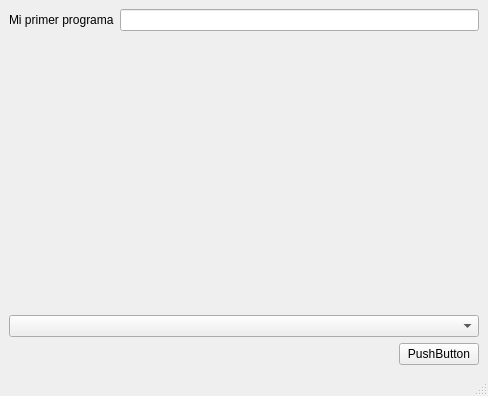
<?xml version="1.0" encoding="UTF-8"?>
<ui version="4.0">
 <class>MainWindow</class>
 <widget class="QMainWindow" name="MainWindow">
  <property name="geometry">
   <rect>
    <x>0</x>
    <y>0</y>
    <width>488</width>
    <height>396</height>
   </rect>
  </property>
  <property name="windowTitle">
   <string>MainWindow</string>
  </property>
  <widget class="QWidget" name="centralwidget">
   <layout class="QGridLayout" name="gridLayout">
    <item row="0" column="0">
     <layout class="QVBoxLayout" name="verticalLayout">
      <item>
       <layout class="QHBoxLayout" name="horizontalLayout">
        <item>
         <widget class="QLabel" name="label">
          <property name="text">
           <string>Mi primer programa</string>
          </property>
         </widget>
        </item>
        <item>
         <widget class="QLineEdit" name="lineEdit"/>
        </item>
       </layout>
      </item>
      <item>
       <spacer name="verticalSpacer">
        <property name="orientation">
         <enum>Qt::Vertical</enum>
        </property>
        <property name="sizeHint" stdset="0">
         <size>
          <width>20</width>
          <height>40</height>
         </size>
        </property>
       </spacer>
      </item>
      <item>
       <widget class="QComboBox" name="comboBox"/>
      </item>
      <item>
       <layout class="QHBoxLayout" name="horizontalLayout_2">
        <item>
         <spacer name="horizontalSpacer">
          <property name="orientation">
           <enum>Qt::Horizontal</enum>
          </property>
          <property name="sizeHint" stdset="0">
           <size>
            <width>40</width>
            <height>20</height>
           </size>
          </property>
         </spacer>
        </item>
        <item>
         <widget class="QPushButton" name="pushButton">
          <property name="text">
           <string>PushButton</string>
          </property>
         </widget>
        </item>
       </layout>
      </item>
     </layout>
    </item>
   </layout>
  </widget>
  <widget class="QMenuBar" name="menubar">
   <property name="geometry">
    <rect>
     <x>0</x>
     <y>0</y>
     <width>488</width>
     <height>21</height>
    </rect>
   </property>
  </widget>
  <widget class="QStatusBar" name="statusbar"/>
 </widget>
 <resources/>
 <connections/>
</ui>
